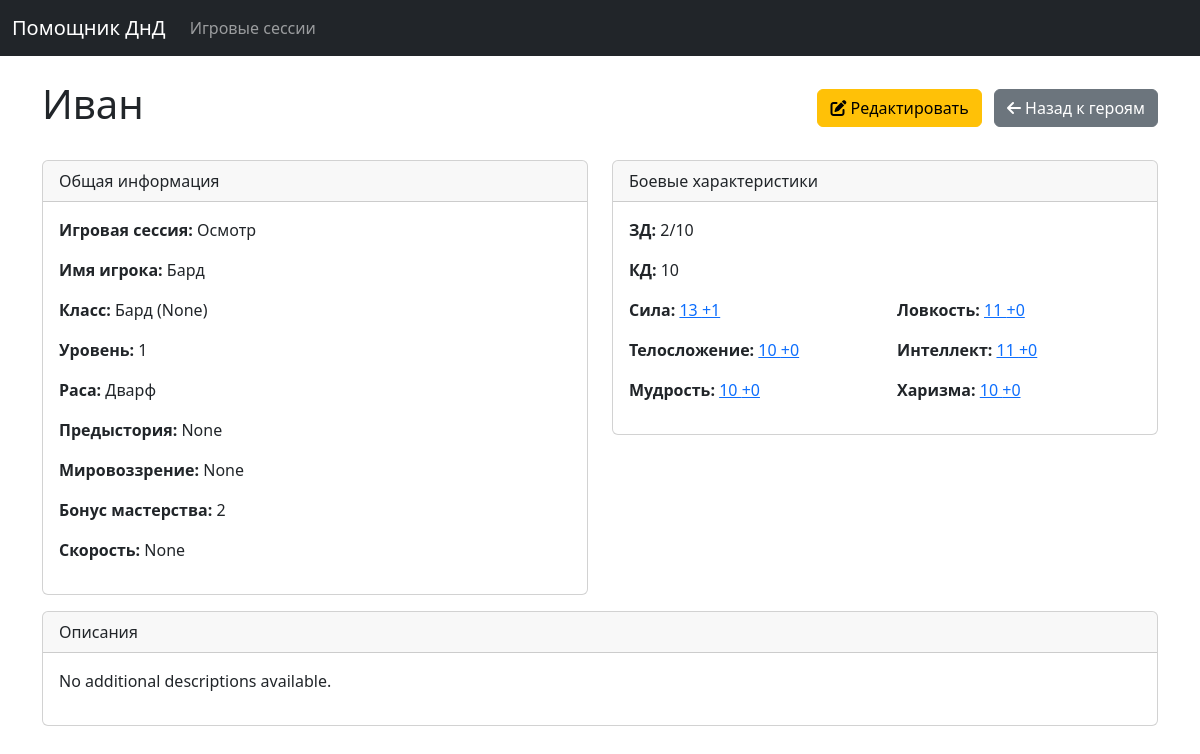
Page /heroes/1/ on the earlier database version.
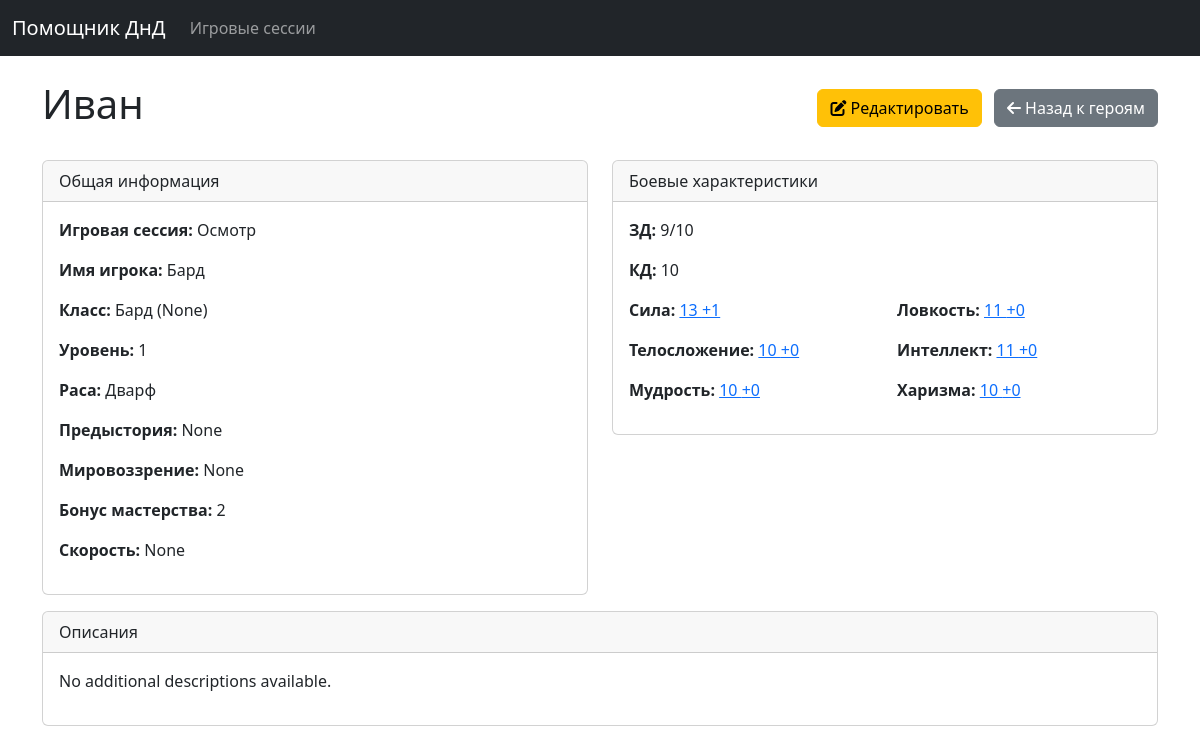
Same page on the later database version.
### campaign_manager/models.py (models this page shows, shortened)
class Character(models.Model):
    name = models.CharField(max_length=255)
    strength = models.PositiveIntegerField(default=10)
    dexterity = models.PositiveIntegerField(default=10)
    constitution = models.PositiveIntegerField(default=10)
    intelligence = models.PositiveIntegerField(default=10)
    wisdom = models.PositiveIntegerField(default=10)
    charisma = models.PositiveIntegerField(default=10)
    armor_class = models.PositiveIntegerField(default=10)
    max_hp = models.PositiveIntegerField(default=10)
    size = models.CharField(max_length=50, blank=True, null=True)
    creature_type = models.CharField(max_length=100, blank=True, null=True)
    source = models.CharField(max_length=100, blank=True, null=True)
    damage_immunities = models.TextField(blank=True, null=True)
    condition_immunities = models.TextField(blank=True, null=True)
    senses = models.TextField(blank=True, null=True)
    languages = models.TextField(blank=True, null=True)
    challenge_rating = models.CharField(max_length=50, blank=True, null=True)
    actions_description = models.TextField(blank=True, null=True)
    description = models.TextField(blank=True, null=True)
    race = models.CharField(max_length=100, blank=True, null=True)
    proficiency_bonus = models.PositiveIntegerField(default=2)
    speed = models.CharField(max_length=50, blank=True, null=True)
    traits_description = models.TextField(blank=True, null=True)
    proficiencies_description = models.TextField(blank=True, null=True)
    equipment_description = models.TextField(blank=True, null=True)
    attacks_description = models.TextField(blank=True, null=True)
    coins_description = models.TextField(blank=True, null=True)
    resources_description = models.TextField(blank=True, null=True)
    class Meta:
        abstract = True

class Hero(Character):
    game_session = models.ForeignKey(GameSession, on_delete=models.CASCADE, related_name='heroes')
    current_hp = models.IntegerField()
    player_name = models.CharField(max_length=255, blank=True, null=True)
    char_class = models.CharField(max_length=100, blank=True, null=True)
    char_subclass = models.CharField(max_length=100, blank=True, null=True)
    level = models.PositiveIntegerField(default=1)
    background = models.CharField(max_length=100, blank=True, null=True)
    alignment = models.CharField(max_length=100, blank=True, null=True)

class GameSession(models.Model):
    name = models.CharField(max_length=255)
    description = models.TextField(blank=True)
    created_at = models.DateTimeField(auto_now_add=True)

### campaign_manager/views.py (the view)
# urls.py: path('heroes/<int:pk>/', views.hero_detail, name='hero_detail'),
def hero_detail(request, pk):
    hero = get_object_or_404(Hero, pk=pk)
    return render(request, 'campaign_manager/hero_detail.html', {'hero': hero})

### campaign_manager/templatetags/campaign_manager_filters.py (called while the page is built)
@register.filter
def ability_modifier(score):
    try:
        score = int(score)
        modifier = (score - 10) // 2
        if modifier >= 0:
            return f" +{modifier}"
        return f" {modifier}"
    except (ValueError, TypeError):
        return "N/A"

### campaign_manager/templates/campaign_manager/hero_detail.html (shortened to what the changed rows need)
{% extends 'campaign_manager/base.html' %}
{% load campaign_manager_filters %}
{% load i18n %}
{% block content %}
    <div class="d-flex justify-content-between align-items-center mb-4">
        <h1>{{ hero.name }}</h1>
        <div>
            <a href="{% url 'hero_update' hero.pk %}" class="btn btn-warning"><i class="fas fa-edit"></i> {% trans "Edit" %}</a>
            <a href="{% url 'hero_list' hero.game_session.pk %}" class="btn btn-secondary ms-2"><i class="fas fa-arrow-left"></i> {% trans "Back to Heroes" %}</a>
        </div>
    </div>
    <div class="row">
        <div class="col-md-6">
            <div class="card mb-3">
                <div class="card-body">
                    <p><strong>{% trans "Game Session:" %}</strong> {{ hero.game_session.name }}</p>
                    <p><strong>{% trans "Player Name:" %}</strong> {{ hero.player_name }}</p>
                    <p><strong>{% trans "Class:" %}</strong> {{ hero.char_class }} ({{ hero.char_subclass }})</p>
                    <p><strong>{% trans "Level:" %}</strong> {{ hero.level }}</p>
                    <p><strong>{% trans "Race:" %}</strong> {{ hero.race }}</p>
                    <p><strong>{% trans "Background:" %}</strong> {{ hero.background }}</p>
                    <p><strong>{% trans "Alignment:" %}</strong> {{ hero.alignment }}</p>
                    <p><strong>{% trans "Proficiency Bonus:" %}</strong> {{ hero.proficiency_bonus }}</p>
                    <p><strong>{% trans "Speed:" %}</strong> {{ hero.speed }}</p>
                </div>
            </div>
        </div>
        <div class="col-md-6">
            <div class="card mb-3">
                <div class="card-body">
                    <p><strong>{% trans "HP:" %}</strong> {{ hero.current_hp }}/{{ hero.max_hp }}</p>
                    <p><strong>{% trans "AC:" %}</strong> {{ hero.armor_class }}</p>
                    <div class="row">
                        <div class="col-6"><p><strong>{% trans "Strength:" %}</strong> <a href="#" class="ability-check" data-character-id="{{ hero.pk }}" data-character-type="hero" data-ability-name="strength">{{ hero.strength }}{{ hero.strength|ability_modifier }}</a></p></div>
                        <div class="col-6"><p><strong>{% trans "Dexterity:" %}</strong> <a href="#" class="ability-check" data-character-id="{{ hero.pk }}" data-character-type="hero" data-ability-name="dexterity">{{ hero.dexterity }}{{ hero.dexterity|ability_modifier }}</a></p></div>
                        <div class="col-6"><p><strong>{% trans "Constitution:" %}</strong> <a href="#" class="ability-check" data-character-id="{{ hero.pk }}" data-character-type="hero" data-ability-name="constitution">{{ hero.constitution }}{{ hero.constitution|ability_modifier }}</a></p></div>
                        <div class="col-6"><p><strong>{% trans "Intelligence:" %}</strong> <a href="#" class="ability-check" data-character-id="{{ hero.pk }}" data-character-type="hero" data-ability-name="intelligence">{{ hero.intelligence }}{{ hero.intelligence|ability_modifier }}</a></p></div>
                        <div class="col-6"><p><strong>{% trans "Wisdom:" %}</strong> <a href="#" class="ability-check" data-character-id="{{ hero.pk }}" data-character-type="hero" data-ability-name="wisdom">{{ hero.wisdom }}{{ hero.wisdom|ability_modifier }}</a></p></div>
                        <div class="col-6"><p><strong>{% trans "Charisma:" %}</strong> <a href="#" class="ability-check" data-character-id="{{ hero.pk }}" data-character-type="hero" data-ability-name="charisma">{{ hero.charisma }}{{ hero.charisma|ability_modifier }}</a></p></div>
                    </div>
                </div>
            </div>
        </div>
    </div>
{% endblock %}

Differences in the rows shown:
changed Hero "Иван": current_hp "2" → "9"
